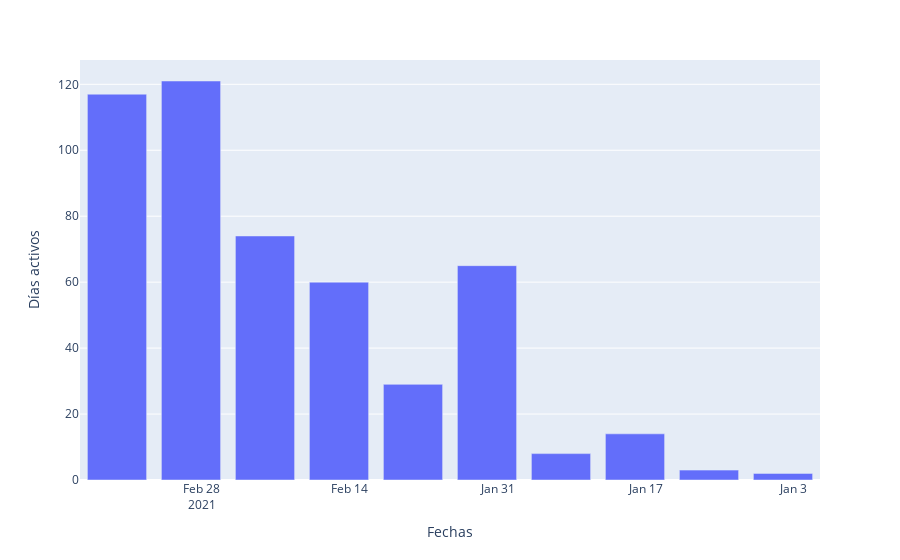

Notebook code cell kept with this figure:
### Code cell
fig = px.bar(df_diasact_da, x='Fechas', y='Días activos',
            labels={'x':'Palabras en DA', 'y':'Suma'})
fig['layout']['xaxis']['autorange'] = "reversed"
fig.show()

### Figure 1 — Plotly figure (JSON) as saved in the notebook; plotly's stock layout.template omitted (floating-point values rounded to 4 significant figures)
{"data": [{"alignmentgroup": "True", "hovertemplate": "Fechas=%{x}<br>Días activos=%{y}<extra></extra>", "legendgroup": "", "marker": {"color": "#636efa"}, "name": "", "offsetgroup": "", "orientation": "v", "showlegend": false, "textposition": "auto", "type": "bar", "x": ["2021-01-04T00:00:00", "2021-01-11T00:00:00", "2021-01-18T00:00:00", "2021-01-25T00:00:00", "2021-02-01T00:00:00", "2021-02-08T00:00:00", "2021-02-15T00:00:00", "2021-02-22T00:00:00", "2021-03-01T00:00:00", "2021-03-08T00:00:00"], "xaxis": "x", "y": [2, 3, 14, 8, 65, 29, 60, 74, 121, 117], "yaxis": "y"}], "layout": {"barmode": "relative", "legend": {"tracegroupgap": 0}, "margin": {"t": 60}, "xaxis": {"anchor": "y", "autorange": "reversed", "domain": [0, 1], "title": {"text": "Fechas"}}, "yaxis": {"anchor": "x", "domain": [0, 1], "title": {"text": "Días activos"}}}}
